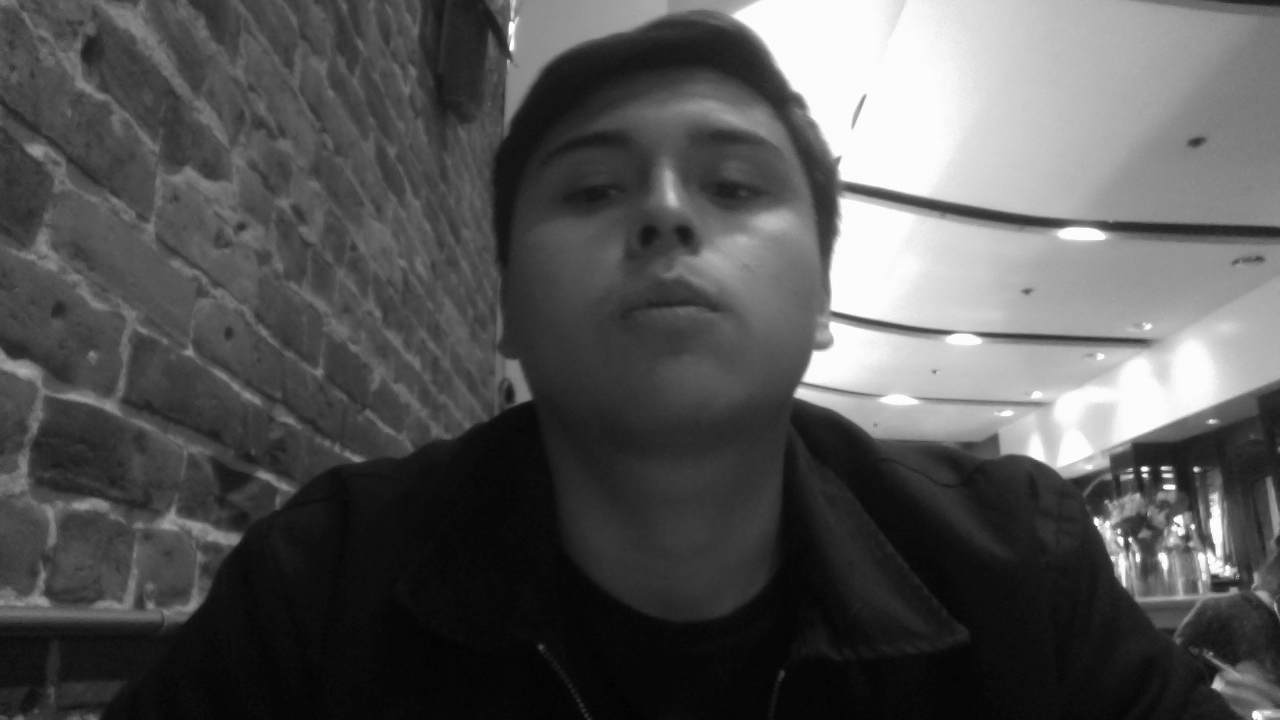
//> input picture HOG_Recognition/training_samples/dcface_14.png, 1280 x 720 px, given in place of the camera
$ ./build_FRMachine   (built with g++ and OpenCV 4)
//> lines starting //> are read from the running program, lines starting //| are printed output that depends on the picture; after the words box and inside, x2 and y2 are one past the last pixel; in counts of white or black regions, pixels touching at a corner belong together
//-------------------------------------------------------------------------------------------------
//  AUTH: David Chalco
//  DESC: Facal Recognition Example
//  DATE: 06-04-2017
//  NOTE: See similar matlab ex. :""
//-------------------------------------------------------------------------------------------------
#include "opencv2/objdetect.hpp"
#include "opencv2/highgui.hpp"
#include "opencv2/imgproc.hpp"
#include <opencv2/opencv.hpp>
#include <iostream>
#include <stdio.h>
#include <string.h>
#include <vector>
#include <time.h>
//-------------------------------------------------------------------------------------------------
#define PATH_FACE_CASCADE "./HAAR_faceData/haarcascade_frontalface_alt.xml"
#define DEBUG
//-------------------------------------------------------------------------------------------------
using namespace cv;
using namespace cv::ml;
using namespace std;
//-------------------------------------------------------------------------------------------------
void show_instructions(void);
void generate_DB_HOGs(char* db_path, char* sample_file, int Nsamples);
Mat get_hogdescriptor_visu(const Mat & color_origImg, vector < float > & descriptorValues, const Size & size );
vector <Rect> detectAndDisplay( Mat frame, Mat frame_gray, CascadeClassifier face_cascade );
void train_svm( const vector< Mat > & gradient_lst, const vector< int > & labels );
void push_HOG(vector < Mat > & gradients, Mat & roi, HOGDescriptor & hog, vector < Point > & location, vector < float > & descriptors);
void convert_to_ml(const std::vector< cv::Mat > & train_samples, cv::Mat& trainData );
void get_svm_detector(const Ptr<SVM>& svm, vector< float > & hog_detector );
//-------------------------------------------------------------------------------------------------
int main(int argc, char** argv) {
    // NOTE: Unstable! Will crash for numbers with more than 24-digits
    char sample_name[32] = {0};

    // Activate default native camera
    VideoCapture cap(0);
    if(!cap.isOpened()) return -1;

    // Show instructions
    show_instructions();

    // Load up training data info HOG
    int NPsamples = -1;
    int NNsamples = -1;
    FILE* f_trainingInfo = fopen("./training_samples/info.txt", "r");
    assert(f_trainingInfo != NULL);
    fscanf(f_trainingInfo, "Number of p-samples = %d\nNumber of n-samples = %d\n", &NPsamples, &NNsamples);
    fclose(f_trainingInfo);

    // Load up face detection cascades for face localization HAAR
    CascadeClassifier face_cascade;
    if( !face_cascade.load( PATH_FACE_CASCADE ) )
    {
        printf("--(!)Error loading\n");
        return -1;
    }

    // Start video capture
    vector < Mat > gradients;
    vector < int > labels;
    Mat bw_sample, frame;
    vector< Rect > face;

    // HOG variables
    Mat gray;
    HOGDescriptor hog;
    vector< Point > location;
    vector< float > descriptors;
    vector< Rect > test_locations;
    bool run_HOGMachine = false;

    // SVM variables
    Ptr<SVM> svm;
    HOGDescriptor my_hog;
    HOGDescriptor sample_hog;
    Mat test, draw;
//-------------------------------------------------------------------------------------------------
//    ROUTINE
//-------------------------------------------------------------------------------------------------
    char kin;
    for(;;)
    {
        kin = waitKey(30);
//> the key 'p' is pressed
        cap >> frame;                   // Capture frame
//> frame is the input picture: 720 rows x 1280 cols, CV_8UC3; min 2, max 255, mean 84.8
        if (frame.empty()) continue;    // Skipe empty frames

        // Get gray scale image and Histogram Equalize to diminish lighting influences
        cvtColor( frame, bw_sample, CV_BGR2GRAY );
        equalizeHist( bw_sample, bw_sample);
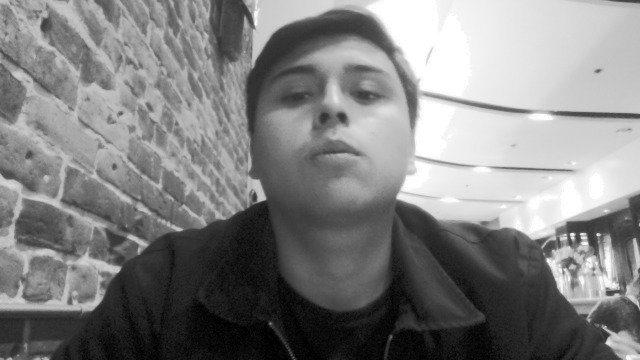
//> bw_sample: 720 rows x 1280 cols, CV_8UC1 (shown at 1/2 size); min 0, max 255, mean 128.5

        // Detect faces
        face = detectAndDisplay( frame, bw_sample, face_cascade);
//> in detectAndDisplay, `face_cascade.detectMultiScale( frame_gray, faces, 1.1, 2, 0|CV_HAAR_SC..`: faces = 1 Rect (x, y, width, height): [501, 55, 337, 337]
//> the loop in detectAndDisplay, `for (int i=0; i<faces.size(); i++)` made 1 pass
//> after the loop in detectAndDisplay, `for (int i=0; i<faces.size(); i++)`:
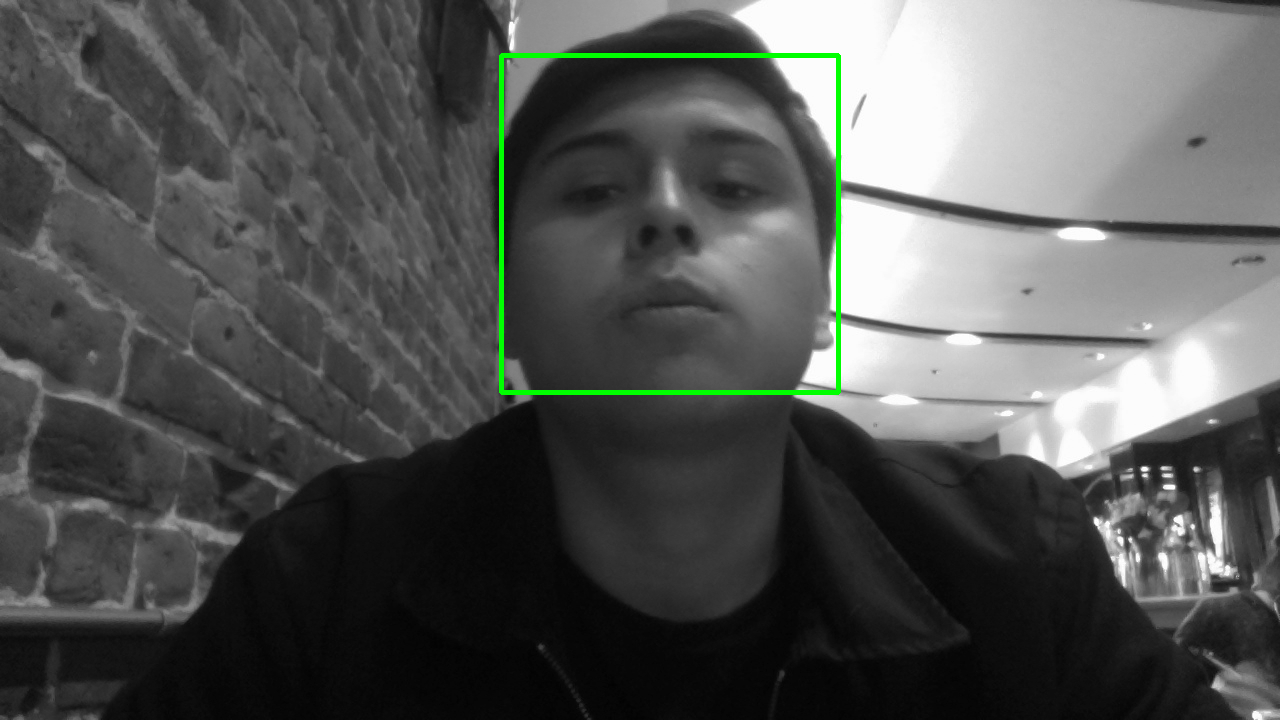
//> frame: 720 rows x 1280 cols, CV_8UC3; 0.73% of pixels changed, all inside (x1, y1, x2, y2) = (499, 53, 841, 395)
//> face = 1 Rect (x, y, width, height): [501, 55, 337, 337]
        imshow("Press 'c' to capture sample", frame);
//-------------------------------------------------------------------------------------------------
//    Build the HOG recognition SVM
//-------------------------------------------------------------------------------------------------
        if (run_HOGMachine == false)
        {
            switch(kin) {
                case 'q':
                {
                    // Save modified number of samples
                    FILE* f_trainingInfo = fopen("./training_samples/info.txt", "w+");
                    assert(f_trainingInfo != NULL);

                    // Collect HOG data
                    //generate_DB_HOGs("./training_samples", "dcface_", 1);
                    // CONTINUE HERE : Finish SVM training
                    train_svm(gradients, labels);

                    fprintf(f_trainingInfo, "Number of p-samples = %d\nNumber of n-samples = %d\n", NPsamples, NNsamples);
                    fclose(f_trainingInfo);
                    return 0;
                }
                case 'p':
                {
                    // Must be a face detected for sampling
                    if (face.size() == 0)
                    {
                        fprintf(stderr, "There must be a face in the frame to sample!\n");
                        continue;
                    }

                    // Crop/Sample the detected face, store the HEQ-GrayScale cropped image for training data
                    sprintf(sample_name, "./training_samples/dcface_%d.png", ++NPsamples);
                    Mat cropped_face = bw_sample(face[0]);  // Gray scale and Histogram-Equalized
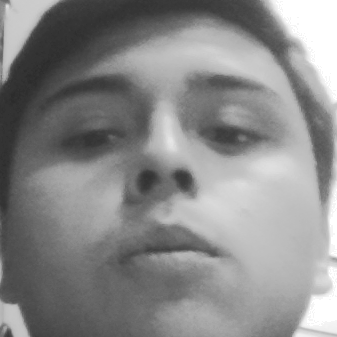
//> cropped_face: 337 rows x 337 cols, CV_8UC1; min 43, max 255, mean 136.6

                    // Show the cropped out, histogram-equalized face
                    imshow("Grayscale & Histogram-Equalized Sampled face", cropped_face);
                    imwrite(sample_name, cropped_face);
                    printf("Face located @ (%d,%d)\n", face[0].x, face[0].y);
//| Face located @ (501,55)
                    printf("Size of image = %dx%d\n", face[0].width, face[0].height);
//| Size of image = 337x337
//> (the rest of the program and of its run is left out)
